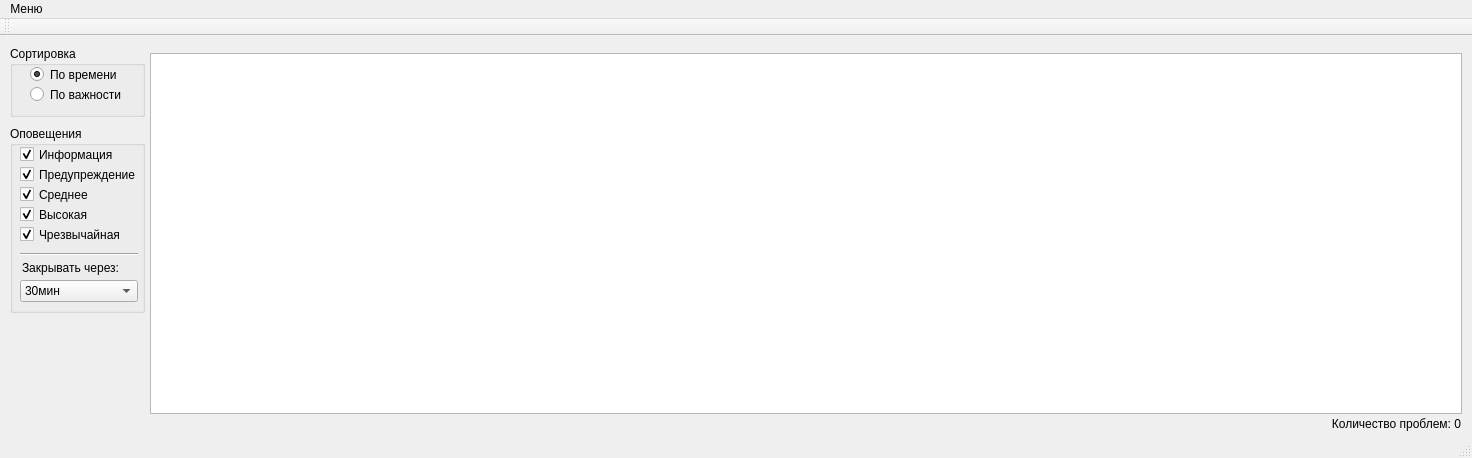
<?xml version="1.0" encoding="UTF-8"?>
<ui version="4.0">
 <class>MainWindow</class>
 <widget class="QMainWindow" name="MainWindow">
  <property name="geometry">
   <rect>
    <x>0</x>
    <y>0</y>
    <width>1472</width>
    <height>458</height>
   </rect>
  </property>
  <property name="minimumSize">
   <size>
    <width>1472</width>
    <height>458</height>
   </size>
  </property>
  <property name="maximumSize">
   <size>
    <width>1472</width>
    <height>458</height>
   </size>
  </property>
  <property name="font">
   <font>
    <pointsize>9</pointsize>
   </font>
  </property>
  <property name="windowTitle">
   <string>MainWindow</string>
  </property>
  <property name="windowIcon">
   <iconset>
    <normalon>ZabbixIco.ico</normalon>
   </iconset>
  </property>
  <widget class="QWidget" name="centralWidget">
   <widget class="QTableWidget" name="tableWidget">
    <property name="geometry">
     <rect>
      <x>150</x>
      <y>17</y>
      <width>1312</width>
      <height>361</height>
     </rect>
    </property>
    <property name="font">
     <font>
      <pointsize>11</pointsize>
      <weight>50</weight>
      <bold>false</bold>
     </font>
    </property>
    <property name="horizontalScrollBarPolicy">
     <enum>Qt::ScrollBarAlwaysOff</enum>
    </property>
    <property name="autoScroll">
     <bool>false</bool>
    </property>
    <property name="editTriggers">
     <set>QAbstractItemView::NoEditTriggers</set>
    </property>
    <property name="tabKeyNavigation">
     <bool>false</bool>
    </property>
    <property name="horizontalScrollMode">
     <enum>QAbstractItemView::ScrollPerItem</enum>
    </property>
    <property name="gridStyle">
     <enum>Qt::SolidLine</enum>
    </property>
    <property name="sortingEnabled">
     <bool>false</bool>
    </property>
    <property name="columnCount">
     <number>5</number>
    </property>
    <attribute name="horizontalHeaderVisible">
     <bool>false</bool>
    </attribute>
    <attribute name="horizontalHeaderCascadingSectionResizes">
     <bool>false</bool>
    </attribute>
    <attribute name="horizontalHeaderDefaultSectionSize">
     <number>63</number>
    </attribute>
    <attribute name="verticalHeaderVisible">
     <bool>false</bool>
    </attribute>
    <column/>
    <column/>
    <column/>
    <column/>
    <column/>
   </widget>
   <widget class="QGroupBox" name="groupBox">
    <property name="geometry">
     <rect>
      <x>10</x>
      <y>10</y>
      <width>135</width>
      <height>71</height>
     </rect>
    </property>
    <property name="title">
     <string>Сортировка</string>
    </property>
    <widget class="QRadioButton" name="radioButton">
     <property name="geometry">
      <rect>
       <x>20</x>
       <y>20</y>
       <width>101</width>
       <height>17</height>
      </rect>
     </property>
     <property name="text">
      <string>По времени</string>
     </property>
     <property name="checked">
      <bool>true</bool>
     </property>
    </widget>
    <widget class="QRadioButton" name="radioButton_2">
     <property name="geometry">
      <rect>
       <x>20</x>
       <y>40</y>
       <width>101</width>
       <height>17</height>
      </rect>
     </property>
     <property name="text">
      <string>По важности</string>
     </property>
    </widget>
   </widget>
   <widget class="QGroupBox" name="groupBox_2">
    <property name="geometry">
     <rect>
      <x>10</x>
      <y>90</y>
      <width>135</width>
      <height>187</height>
     </rect>
    </property>
    <property name="title">
     <string>Оповещения</string>
    </property>
    <widget class="QCheckBox" name="checkBox">
     <property name="geometry">
      <rect>
       <x>10</x>
       <y>20</y>
       <width>101</width>
       <height>17</height>
      </rect>
     </property>
     <property name="text">
      <string>Информация</string>
     </property>
     <property name="checked">
      <bool>true</bool>
     </property>
    </widget>
    <widget class="QCheckBox" name="checkBox_2">
     <property name="geometry">
      <rect>
       <x>10</x>
       <y>40</y>
       <width>121</width>
       <height>17</height>
      </rect>
     </property>
     <property name="text">
      <string>Предупреждение</string>
     </property>
     <property name="checked">
      <bool>true</bool>
     </property>
    </widget>
    <widget class="QCheckBox" name="checkBox_3">
     <property name="geometry">
      <rect>
       <x>10</x>
       <y>60</y>
       <width>70</width>
       <height>17</height>
      </rect>
     </property>
     <property name="text">
      <string>Среднее</string>
     </property>
     <property name="checked">
      <bool>true</bool>
     </property>
    </widget>
    <widget class="QCheckBox" name="checkBox_4">
     <property name="geometry">
      <rect>
       <x>10</x>
       <y>80</y>
       <width>70</width>
       <height>17</height>
      </rect>
     </property>
     <property name="text">
      <string>Высокая</string>
     </property>
     <property name="checked">
      <bool>true</bool>
     </property>
    </widget>
    <widget class="QCheckBox" name="checkBox_5">
     <property name="geometry">
      <rect>
       <x>10</x>
       <y>100</y>
       <width>111</width>
       <height>17</height>
      </rect>
     </property>
     <property name="text">
      <string>Чрезвычайная</string>
     </property>
     <property name="checked">
      <bool>true</bool>
     </property>
    </widget>
    <widget class="QLabel" name="label">
     <property name="geometry">
      <rect>
       <x>12</x>
       <y>134</y>
       <width>101</width>
       <height>16</height>
      </rect>
     </property>
     <property name="text">
      <string>Закрывать через:</string>
     </property>
    </widget>
    <widget class="QComboBox" name="comboBox">
     <property name="geometry">
      <rect>
       <x>10</x>
       <y>154</y>
       <width>118</width>
       <height>22</height>
      </rect>
     </property>
     <property name="currentIndex">
      <number>1</number>
     </property>
     <item>
      <property name="text">
       <string>10мин</string>
      </property>
     </item>
     <item>
      <property name="text">
       <string>30мин</string>
      </property>
     </item>
     <item>
      <property name="text">
       <string>1час</string>
      </property>
     </item>
     <item>
      <property name="text">
       <string>1мин(тест)</string>
      </property>
     </item>
    </widget>
    <widget class="Line" name="line">
     <property name="geometry">
      <rect>
       <x>10</x>
       <y>127</y>
       <width>118</width>
       <height>3</height>
      </rect>
     </property>
     <property name="orientation">
      <enum>Qt::Horizontal</enum>
     </property>
    </widget>
   </widget>
   <widget class="QLabel" name="label_2">
    <property name="geometry">
     <rect>
      <x>310</x>
      <y>380</y>
      <width>1151</width>
      <height>16</height>
     </rect>
    </property>
    <property name="text">
     <string>Количество проблем: 0</string>
    </property>
    <property name="alignment">
     <set>Qt::AlignRight|Qt::AlignTrailing|Qt::AlignVCenter</set>
    </property>
   </widget>
  </widget>
  <widget class="QMenuBar" name="menuBar">
   <property name="geometry">
    <rect>
     <x>0</x>
     <y>0</y>
     <width>1472</width>
     <height>19</height>
    </rect>
   </property>
   <widget class="QMenu" name="menu">
    <property name="title">
     <string>Меню</string>
    </property>
    <addaction name="Settings"/>
    <addaction name="separator"/>
    <addaction name="HideApp"/>
    <addaction name="Exit"/>
   </widget>
   <addaction name="menu"/>
  </widget>
  <widget class="QToolBar" name="mainToolBar">
   <attribute name="toolBarArea">
    <enum>TopToolBarArea</enum>
   </attribute>
   <attribute name="toolBarBreak">
    <bool>false</bool>
   </attribute>
  </widget>
  <widget class="QStatusBar" name="statusBar"/>
  <action name="HideApp">
   <property name="text">
    <string>Свернуть окно</string>
   </property>
  </action>
  <action name="Exit">
   <property name="text">
    <string>Выход</string>
   </property>
  </action>
  <action name="Settings">
   <property name="text">
    <string>Настройки</string>
   </property>
  </action>
 </widget>
 <layoutdefault spacing="6" margin="11"/>
 <resources/>
 <connections/>
</ui>
